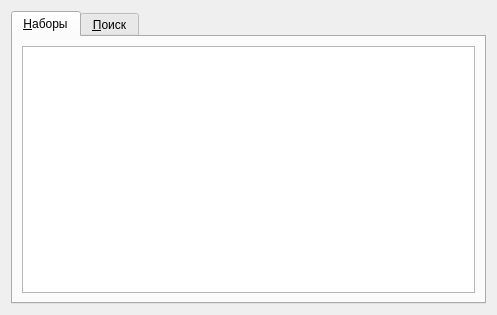
<?xml version="1.0" encoding="UTF-8"?>
<ui version="4.0">
 <class>SuiteReagentPopupForm</class>
 <widget class="QWidget" name="SuiteReagentPopupForm">
  <property name="geometry">
   <rect>
    <x>0</x>
    <y>0</y>
    <width>497</width>
    <height>315</height>
   </rect>
  </property>
  <property name="windowTitle">
   <string>Form</string>
  </property>
  <layout class="QVBoxLayout" name="verticalLayout">
   <item>
    <widget class="QTabWidget" name="tabWidget">
     <property name="currentIndex">
      <number>0</number>
     </property>
     <widget class="QWidget" name="tabSuiteReagent">
      <attribute name="title">
       <string>&amp;Наборы</string>
      </attribute>
      <layout class="QVBoxLayout" name="verticalLayout_2">
       <item>
        <widget class="CTableView" name="tblSuiteReagent"/>
       </item>
      </layout>
     </widget>
     <widget class="QWidget" name="tabFind">
      <attribute name="title">
       <string>&amp;Поиск</string>
      </attribute>
      <layout class="QVBoxLayout" name="verticalLayout_3">
       <item>
        <widget class="QCheckBox" name="chkOnlyByTest">
         <property name="text">
          <string>Только наборы относяшиеся к тесту</string>
         </property>
         <property name="checked">
          <bool>true</bool>
         </property>
        </widget>
       </item>
       <item>
        <widget class="QCheckBox" name="chkNotOverdue">
         <property name="text">
          <string>Не просрочены</string>
         </property>
         <property name="checked">
          <bool>true</bool>
         </property>
        </widget>
       </item>
       <item>
        <widget class="QCheckBox" name="chkStartOperation">
         <property name="text">
          <string>Введены в работу</string>
         </property>
         <property name="checked">
          <bool>true</bool>
         </property>
        </widget>
       </item>
       <item>
        <widget class="QCheckBox" name="chkNotOverLimit">
         <property name="text">
          <string>Не превышен плановое количество</string>
         </property>
         <property name="checked">
          <bool>true</bool>
         </property>
        </widget>
       </item>
       <item>
        <spacer name="verticalSpacer">
         <property name="orientation">
          <enum>Qt::Vertical</enum>
         </property>
         <property name="sizeHint" stdset="0">
          <size>
           <width>20</width>
           <height>123</height>
          </size>
         </property>
        </spacer>
       </item>
       <item>
        <widget class="CApplyResetDialogButtonBox" name="buttonBox">
         <property name="sizePolicy">
          <sizepolicy hsizetype="Maximum" vsizetype="Fixed">
           <horstretch>0</horstretch>
           <verstretch>0</verstretch>
          </sizepolicy>
         </property>
         <property name="standardButtons">
          <set>QDialogButtonBox::Apply|QDialogButtonBox::Reset</set>
         </property>
        </widget>
       </item>
      </layout>
     </widget>
    </widget>
   </item>
  </layout>
 </widget>
 <customwidgets>
  <customwidget>
   <class>CTableView</class>
   <extends>QTableView</extends>
   <header>library/TableView.h</header>
  </customwidget>
  <customwidget>
   <class>CApplyResetDialogButtonBox</class>
   <extends>QDialogButtonBox</extends>
   <header>library/DialogButtonBox.h</header>
  </customwidget>
 </customwidgets>
 <resources/>
 <connections/>
</ui>
